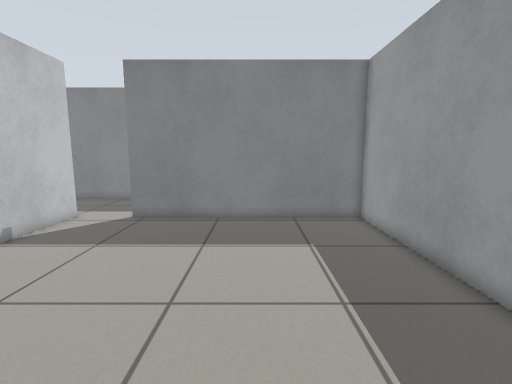
view 1 (above)

13 first-person views from a walk through a world built for the Gazebo simulator. The camera is 0.86 m above the floor, tilts 8° down and sees 85° across. The floor is counted in squares, 0.25 m on a side. Each view is taken from the middle of a square. On the plan, view 1 faces up. The plan holds only what a view shows up to about 20 squares ahead; the rest is blank. The place goes on beyond the plan.

view 2
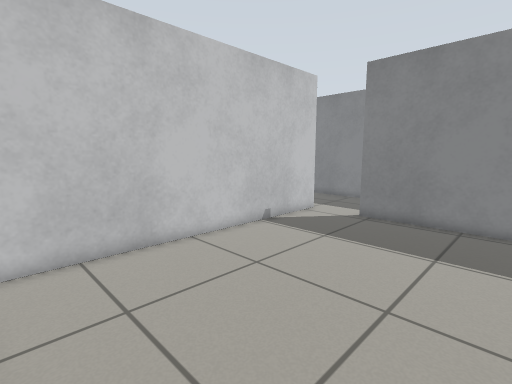

view 3
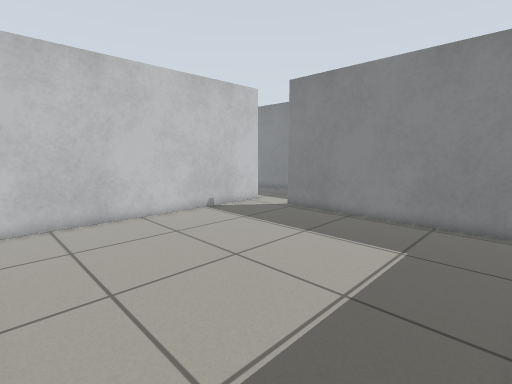

view 4
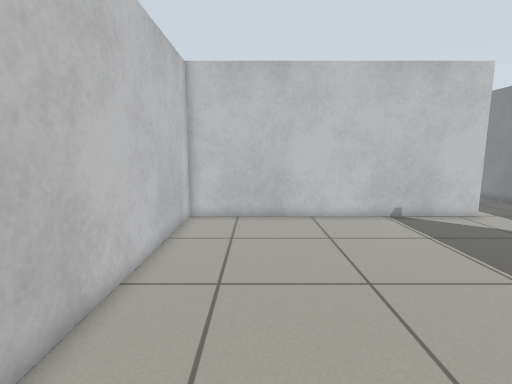

view 5
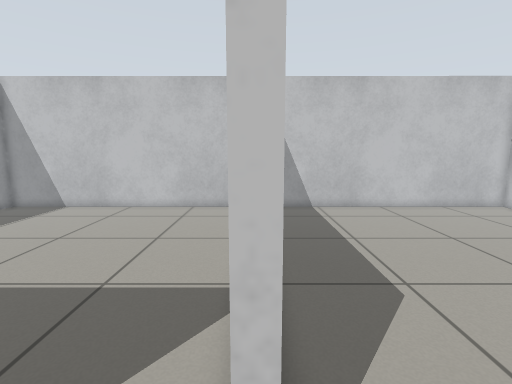

view 6
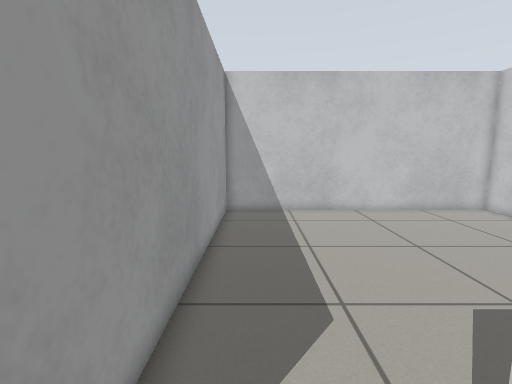

view 7
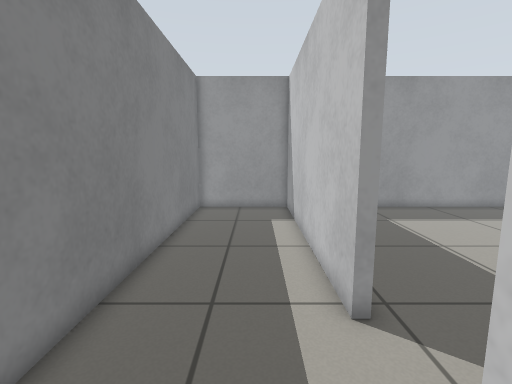

view 8
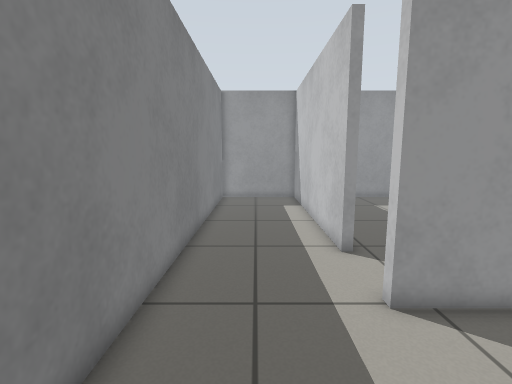

view 9
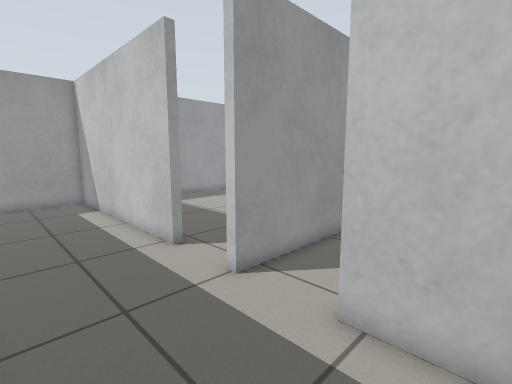

view 10
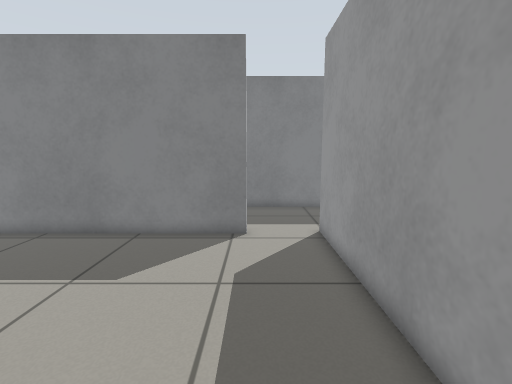

view 11
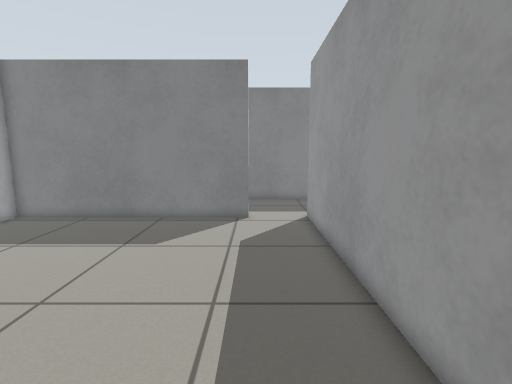

view 12
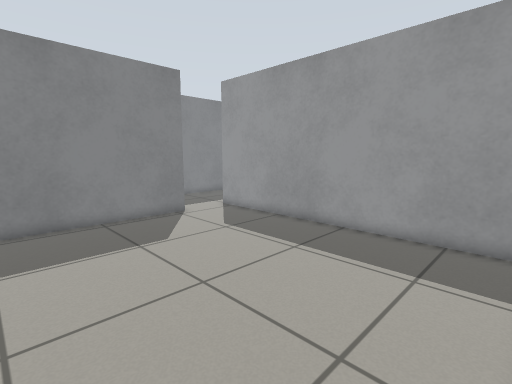

view 13
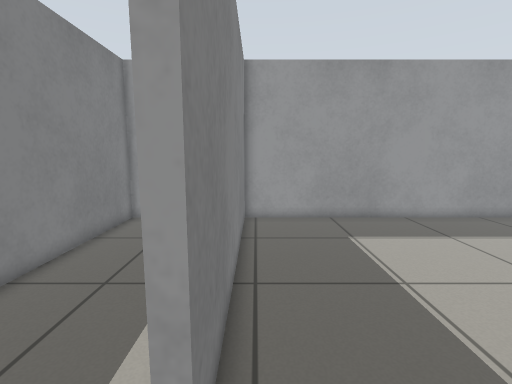

### Floor plan
Ten units are one square. View 1 is at (0, 0); x grows to the right and y downward. Boxes are objects, and circles mark ways between rooms. Rooms are numbered by the first view taken in them; rooms with no view inside come last. Other rooms are left out.
<svg viewBox="-231 -211 292 222">
<path fill="none" stroke="#000" d="M-98 -150 -98 6 56 6 56 -146 -66 -146M-161 -150 -134 -150 -134 -146 -226 -146M-96 -206 -156 -206M-225 6 -102 6 -102 -150 -98 -150M-66 -146 -66 -150 56 -150 56 -206 -96 -206"/>
<circle cx="-80" cy="-150" r="3" fill="#2a7"/>
<circle cx="-100" cy="-180" r="3" fill="#2a7"/>
<text x="-20" y="-70">1</text>
<text x="-160" y="-100">2</text>
<text x="-20" y="-180">3</text>
</svg>
Room 1 opens to room 3. Room 2 opens to room 3.

Where each view was taken, in squares from view 1:
view 1: 0 up, 0 right, facing up
view 2: 0 up, 0 right, facing up-left
view 3: 0 up, 5 right, facing up-left
view 4: 3 up, 5 right, facing left
view 5: 17 up, 10 left, facing down
view 6: 16 up, 12 left, facing down
view 7: 17 up, 12 left, facing right
view 8: 18 up, 16 left, facing right
view 9: 20 up, 16 left, facing down-right
view 10: 3 up, 13 left, facing up
view 11: 0 up, 13 left, facing up
view 12: 0 up, 22 left, facing up-right
view 13: 14 up, 9 left, facing right
